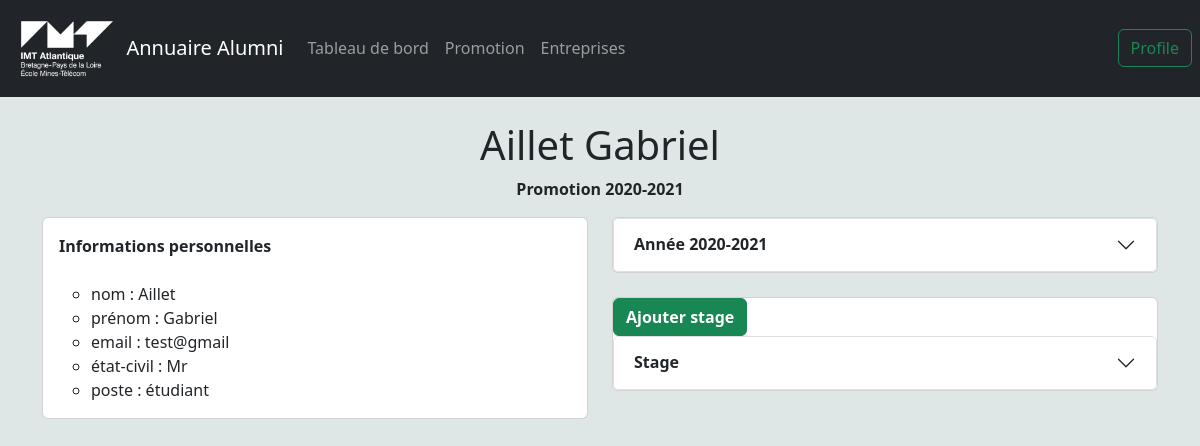
The page /entreprise test/show/1/ on the database as committed earlier.
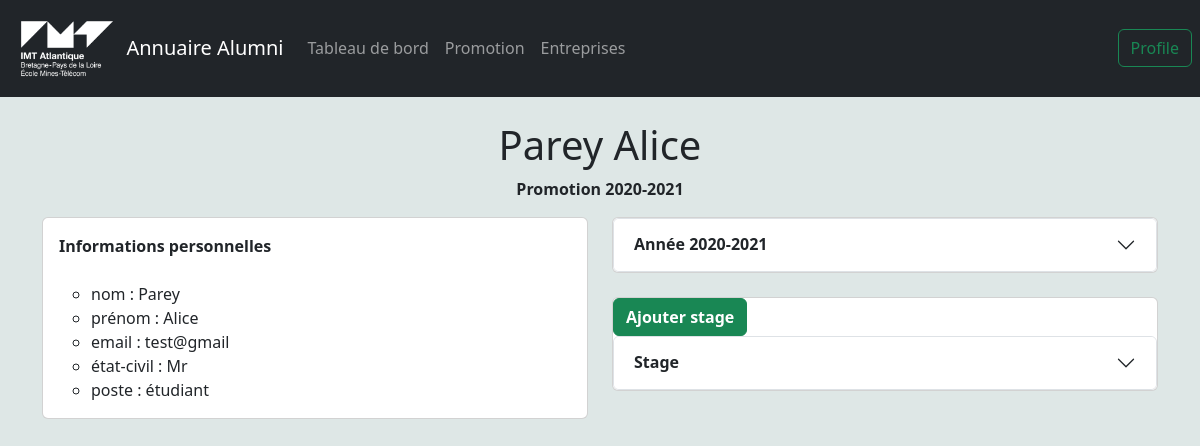
The same page on the database as committed later.
### database/models.py (models this page shows)
class student(db.Model):
    student_id = db.Column('id', db.Integer, primary_key=True)
    name = db.Column(db.Text)
    surname = db.Column(db.Text)

class class_prom(db.Model):
    student_id = db.Column(db.Integer, db.ForeignKey('student.id'), primary_key=True)
    year = db.Column(db.Integer)

class profile(db.Model):
    student_id = db.Column('id', db.Integer, primary_key=True)
    email = db.Column(db.Text)
    etat_civil = db.Column(db.Text)
    post = db.Column(db.Text)

### app.py (the view)
@app.route("/<string:name>/show/<int:id>/",methods=["GET", "POST"])
def showClientInfo(name,id):
    CanModify = str(id) == name
    ClassProm = getClassProm(id)
    if(ClassProm == None):
        ClassProm = dict()
        ClassProm['year'] = 0
    current_year = datetime.now().year
    Student = getStudentById(id)
    Profil = getProfileByIdStudent(id)
    Taf = getTadOfStudentByStudentId(id)
    Stages = getallStageByStudentId(id)
    lenStage=length_filter(Stages)
    StageEntreprise=[]
    for stage in Stages:
        entreprise_obj = entreprise.query.filter_by(entreprise_id=stage.entreprise_id).first()
        if(entreprise_obj):
            StageEntreprise.append([stage,entreprise_obj.name])
        else:
            StageEntreprise.append([stage,''])
    return render_template('afficherProfileUtilisateur.html', Student=Student,Profil=Profil,Taf=Taf ,id=id,
                           classProm=ClassProm, currentYear=current_year,canModify=CanModify,name=name
                           ,StageEntreprise=StageEntreprise,lenStage=lenStage)

### app.py (called while the page is built)
def length_filter(value):
    return len(value)

### database/querys/Get.py (called while the page is built)
def getStudentById(idStudent):
    Student = student.query.filter_by(student_id=idStudent).first()
    return Student

def getTadOfStudentByStudentId(idStudent):
    StudentTaf = taf_student.query.filter_by(student_id=idStudent).all()
    Tafids = []
    for i in range(len(StudentTaf)):
        Tafids += [taf.query.filter_by(taf_id = StudentTaf[i].taf_id).first()]
    return Tafids

def getClassProm(idStudent):
    ClassProm = class_prom.query.filter_by(student_id=idStudent).first()
    return ClassProm

def getProfileByIdStudent(IdStudent):
    print(IdStudent)
    Profile = profile.query.filter_by(student_id = IdStudent).first()
    return Profile

def getallStageByStudentId(id):
    Stages = stage.query.filter_by(student_id = id).all()
    return Stages

### templates/afficherProfileUtilisateur.html (shortened to what this page needs)
<!DOCTYPE html>
<html lang="en">
<head>
<link href="https://cdn.jsdelivr.net/npm/bootstrap@5.3.0-alpha1/dist/css/bootstrap.min.css"
      rel="stylesheet"
>
    {% import 'accordion_year.jinja2' as ay %}
    {% import 'navBar.jinja2' as nav %}
</head>
<body style="background-color:#dee7e6;">
<header>
            {{ nav.renderNavBar(name,id) }}
</header>
<ul class="container">
    <div class="row">
        <div class="col-12">
            <br>
            <h1 class="text-center">{{ Student.name }} {{ Student.surname }}</h1>
            <p class="text-center">
        <strong>Promotion {{ classProm.year }}-{{classProm.year+1}}</strong>
             </p>
        </div>
    </div>
    <div class="row">
        <div class="col-12 col-md-6">
            <div class="card">
        <div class="card-body">
            <label><strong>Informations personnelles</strong></label>
    <ul>
        <br>
        <li>
    <label>nom : </label>
        {{ Student.name}}
        </li>
        <li>
        <label>prénom :</label>
        {{ Student.surname}}
        </li>
        <li>
        <label for="year">email :</label>
        {{ Profil.email}}
        </li>
        <li>
        <label for="year">état-civil :</label>
        {{ Profil.etat_civil}}
        </li>
        <li>
        <label for="year">poste :</label>
        {{ Profil.post}}
        </li>
    </ul>
</div>
</div>
        </div>
        <div class="col-12 col-md-6">
                <div class="card">
                <div class="accordion" id="accordionExample">
                    {% for i in range(Taf|length) %}
                    {{ay.renderYear(Taf[i].code,classProm.year+i,currentYear)}}
                    {% endfor %}
                </div>
                </div>
                   <br>
            <div class="card">
            <form action="{{ url_for("addStageTab",id=id , name=name)}}" method="get">
                      <button  class="btn btn-success" type="submit"><strong>Ajouter stage</strong></button>
            </form>
                <div class="accordion" id="accordionExample">
  <div class="accordion-item">
    <h2 class="accordion-header" id="headingTwo">
      <button class="accordion-button collapsed" type="button" data-bs-toggle="collapse" data-bs-target="#collapseTwo" aria-expanded="false" aria-controls="collapseTwo">
        <strong>Stage</strong>
      </button>
    </h2>
</div>
                </div>
            </div>
    </div>
</ul>
</body>
</html>

### templates/accordion_year.jinja2 (shortened to what this page needs)
{% macro renderYear(tafField,year,yearref) %}
  <div class="accordion-item">
    <h2 class="accordion-header" id="heading{{year}}">
        {% if year >= yearref %}
      <button style="color: darkgray;
                    background-color:lightgrey"
              class="accordion-button collapsed" type="button" data-bs-toggle="collapse" data-bs-target="#collapse{{year}}" aria-expanded="false" aria-controls="collapse{{year}}" disabled>
        <p class="text-center"><strong> Année {{year}}-{{year+1}} </strong></p>
      </button >
        {% else %}<button class="accordion-button collapsed text-center" type="button" data-bs-toggle="collapse" data-bs-target="#collapse{{year}}" aria-expanded="false" aria-controls="collapse{{year}}" >
         <strong>Année {{year}}-{{year+1}}</strong>
      </button>
        {% endif %}
    </h2>
  </div>
{% endmacro %}

### templates/navBar.jinja2 (shortened to what this page needs)
{% macro renderNavBar(name,id) %}
    <nav class="navbar navbar-expand-lg navbar-dark bg-dark" style ="padding-left: 8px; padding-right: 8px;">
                <img src="/static/image/IMT_Logo_fond_noir.png" width="10%" alt="">
                <a class="navbar-brand">Annuaire Alumni</a>
                <div class="collapse navbar-collapse" id="navbarNav">
                    <div class="navbar-nav">
                      <a class="nav-item nav-link text-center" href="{{url_for("tableaux",name=name)}}">Tableau de bord</a>
                      <a class="nav-item nav-link text-center" href="{{url_for("prom",name=name)}}">Promotion</a>
                      <a class="nav-item nav-link text-center" href="{{url_for("EntrepriseTab",name=name)}}">Entreprises</a>
                    </div>
                </div>
                {% if name != "Admin" %}
                <form class="collapse navbar-collapse justify-content-end text-center" id="navbarNav" action={{url_for("showClientInfo",name=name,id=id)}}>
                    <input class="btn btn-outline-success " type="submit" value = "Profile">
                {% else %}
                <form class="collapse navbar-collapse justify-content-end text-center" id="navbarNav" action={{url_for("adminTab",name=name)}}>
                    <input class="btn btn-outline-success " type="submit" value = "Fonctionnalités">
                </form>
                {% endif %}
            </nav>
{% endmacro %}

Rows that differ between the two databases and show on the page:
changed student: name "Aillet" → "Parey"; surname "Gabriel" → "Alice"
